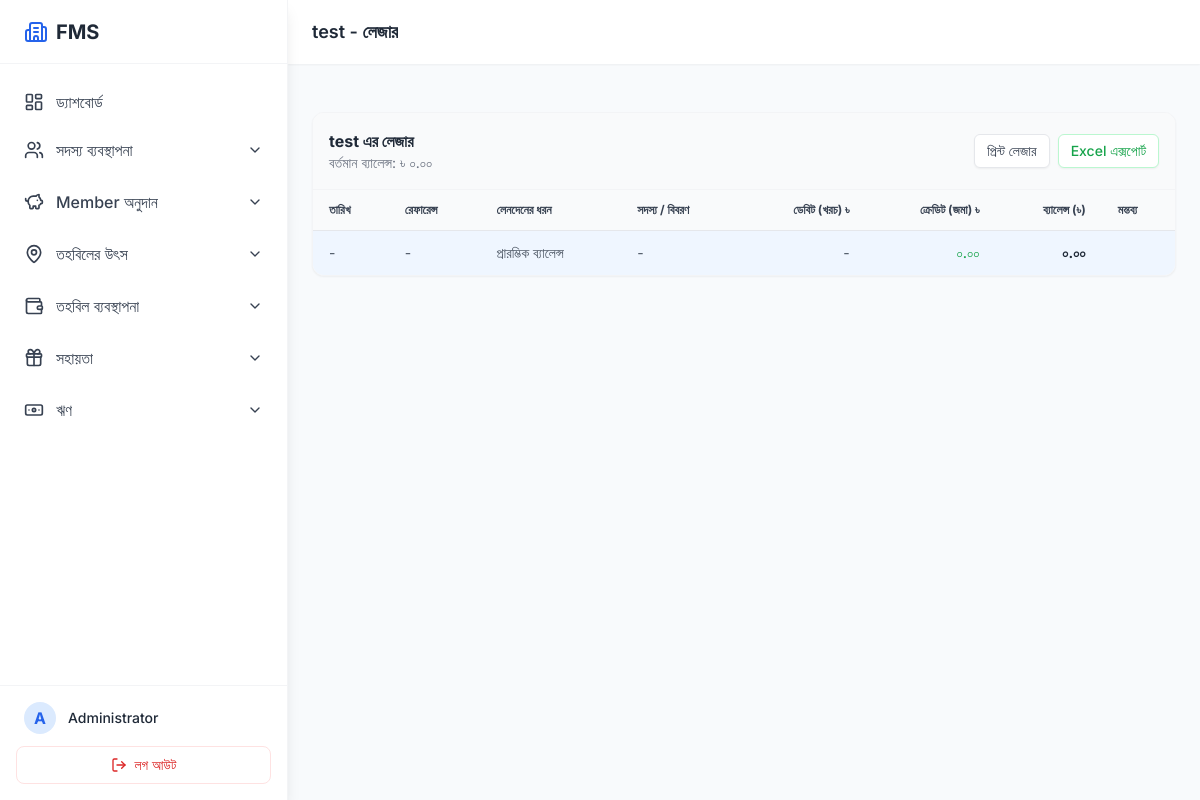
/sources/ledger/1 (signed in), run on the app's committed database.
### app.py (models this page shows)
class SystemUser(UserMixin, db.Model):
    __tablename__ = 'system_users'
    id = db.Column(db.Integer, primary_key=True)
    full_name = db.Column(db.String(150), nullable=False)
    username = db.Column(db.String(100), unique=True, nullable=False)
    password_hash = db.Column(db.String(255), nullable=False)
    phone = db.Column(db.String(20))
    status = db.Column(db.String(20), default='Active')

class FundSource(db.Model):
    __tablename__ = 'fund_sources'
    id = db.Column(db.Integer, primary_key=True)
    name = db.Column(db.String(150), unique=True, nullable=False)
    description = db.Column(db.Text)
    balance = db.Column(db.Float, default=0.0)
    opening_balance = db.Column(db.Float, default=0.0)
    funds = db.relationship('Fund', backref='source', lazy=True)
    members = db.relationship('Member', backref='fund_source', lazy=True)
    ledgers = db.relationship('FundSourceLedger', backref='fund_source', lazy=True)
    contribution_payments = db.relationship('MemberContributionPayment', backref='fund_source', lazy=True)

### app.py (the view)
@app.route('/sources/ledger/<int:id>')
@login_required
def fund_source_ledger(id):
    source = db.session.get(FundSource, id)
    ledgers = FundSourceLedger.query.filter_by(fund_source_id=id).order_by(FundSourceLedger.date.asc()).all()
    return render_template('fund_source_ledger.html', source=source, ledgers=ledgers)

### app.py (called while the page is built)
@login_manager.user_loader
def load_user(user_id):
    return db.session.get(SystemUser, int(user_id))

@app.context_processor
def inject_now():
    return {'now': datetime.utcnow()}

### templates/fund_source_ledger.html (shortened to what this page needs)
{% extends 'base.html' %}
{% block header_title %}{{ source.name }} - লেজার{% endblock %}
{% block content %}
<div class="max-w-7xl mx-auto space-y-6">
    <div class="bg-white rounded-xl shadow-sm border border-gray-100 overflow-hidden">
        <div class="p-4 border-b border-gray-100 flex flex-col md:flex-row justify-between items-center gap-4 bg-gray-50">
            <div>
                <h3 class="font-bold text-gray-800">{{ source.name }} এর লেজার</h3>
                <p class="text-sm text-gray-500">বর্তমান ব্যালেন্স: ৳ {{ "{:,.2f}".format(source.balance) }}</p>
            </div>
            <div class="flex gap-2">
                <button onclick="window.print()" class="px-3 py-1.5 bg-white border border-gray-200 text-gray-700 rounded-md text-sm font-medium hover:bg-gray-50 shadow-sm flex items-center">
                    প্রিন্ট লেজার
                </button>
                <button onclick="exportTableToCSV('fund_ledger_{{ source.id }}.csv')" class="px-3 py-1.5 bg-white border border-green-200 text-green-600 rounded-md text-sm font-medium hover:bg-green-50 shadow-sm flex items-center">
                    Excel এক্সপোর্ট
                </button>
            </div>
        </div>
        <div class="overflow-x-auto">
            <table class="w-full text-left text-sm text-gray-600" id="ledgerTable">
                <thead class="bg-gray-50 text-gray-700 text-xs uppercase font-semibold border-b">
                    <tr>
                        <th class="px-4 py-3">তারিখ</th>
                        <th class="px-4 py-3">রেফারেন্স</th>
                        <th class="px-4 py-3">লেনদেনের ধরন</th>
                        <th class="px-4 py-3">সদস্য / বিবরণ</th>
                        <th class="px-4 py-3 text-right">ডেবিট (খরচ) ৳</th>
                        <th class="px-4 py-3 text-right">ক্রেডিট (জমা) ৳</th>
                        <th class="px-4 py-3 text-right">ব্যালেন্স (৳)</th>
                        <th class="px-4 py-3">মন্তব্য</th>
                    </tr>
                </thead>
                <tbody class="divide-y divide-gray-100">
                    <tr class="bg-blue-50">
                        <td class="px-4 py-3 whitespace-nowrap">-</td>
                        <td class="px-4 py-3">-</td>
                        <td class="px-4 py-3 font-medium">প্রারম্ভিক ব্যালেন্স</td>
                        <td class="px-4 py-3">-</td>
                        <td class="px-4 py-3 text-right">-</td>
                        <td class="px-4 py-3 text-right font-medium text-green-600">{{ "{:,.2f}".format(source.opening_balance) }}</td>
                        <td class="px-4 py-3 text-right font-bold text-gray-800">{{ "{:,.2f}".format(source.opening_balance) }}</td>
                        <td class="px-4 py-3 text-xs text-gray-500"></td>
                    </tr>
                </tbody>
            </table>
        </div>
    </div>
</div>
{% endblock %}

### templates/base.html (shortened to what this page needs)
<!DOCTYPE html>
<html lang="en" class="light">
<head>
    <script src="https://cdn.tailwindcss.com"></script>
</head>
<body class="text-gray-800 flex h-screen overflow-hidden">
    {% if current_user.is_authenticated %}
    <aside id="sidebar" class="w-72 bg-white shadow-lg flex flex-col h-full sidebar border-r border-gray-100 z-50 absolute inset-y-0 left-0 transform -translate-x-full md:relative md:translate-x-0 transition duration-200 ease-in-out">
        <div class="h-16 flex items-center justify-between px-6 border-b border-gray-100 shrink-0">
            <div class="flex items-center">
                <i data-lucide="building-2" class="text-primary w-6 h-6 mr-2"></i>
                <span class="text-xl font-bold text-gray-800">FMS</span>
            </div>
        </div>
        <div class="flex-1 overflow-y-auto py-4">
            <nav class="space-y-1 px-3">
                <a href="{{ url_for('dashboard') }}" class="flex items-center px-3 py-2.5 text-gray-700 hover:bg-blue-50 hover:text-primary rounded-lg font-medium transition-colors whitespace-nowrap overflow-hidden gap-3">
                    <i data-lucide="layout-dashboard" class="w-5 h-5 flex-shrink-0"></i>
                    <span class="truncate">ড্যাশবোর্ড</span>
                </a>
                <div class="relative">
                    <button onclick="toggleMenu('member-menu', this)" class="w-full flex items-center justify-between px-3 py-2.5 text-gray-700 hover:bg-blue-50 hover:text-primary rounded-lg font-medium transition-colors">
                        <div class="flex items-center gap-3 whitespace-nowrap overflow-hidden">
                            <i data-lucide="users" class="w-5 h-5 flex-shrink-0"></i>
                            <span class="truncate">সদস্য ব্যবস্থাপনা</span>
                        </div>
                        <i data-lucide="chevron-down" class="w-4 h-4 chevron"></i>
                    </button>
                </div>
                <div class="relative">
                    <button onclick="toggleMenu('contrib-menu', this)" class="w-full flex items-center justify-between px-3 py-2.5 text-gray-700 hover:bg-blue-50 hover:text-primary rounded-lg font-medium transition-colors">
                        <div class="flex items-center gap-3 whitespace-nowrap overflow-hidden">
                            <i data-lucide="piggy-bank" class="w-5 h-5 flex-shrink-0"></i>
                            <span class="truncate">Member অনুদান</span>
                        </div>
                        <i data-lucide="chevron-down" class="w-4 h-4 chevron"></i>
                    </button>
                </div>
                <div class="relative">
                    <button onclick="toggleMenu('source-menu', this)" class="w-full flex items-center justify-between px-3 py-2.5 text-gray-700 hover:bg-blue-50 hover:text-primary rounded-lg font-medium transition-colors">
                        <div class="flex items-center gap-3 whitespace-nowrap overflow-hidden">
                            <i data-lucide="map-pin" class="w-5 h-5 flex-shrink-0"></i>
                            <span class="truncate">তহবিলের উৎস</span>
                        </div>
                        <i data-lucide="chevron-down" class="w-4 h-4 chevron"></i>
                    </button>
                </div>
                <div class="relative">
                    <button onclick="toggleMenu('fund-menu', this)" class="w-full flex items-center justify-between px-3 py-2.5 text-gray-700 hover:bg-blue-50 hover:text-primary rounded-lg font-medium transition-colors">
                        <div class="flex items-center gap-3 whitespace-nowrap overflow-hidden">
                            <i data-lucide="wallet" class="w-5 h-5 flex-shrink-0"></i>
                            <span class="truncate">তহবিল ব্যবস্থাপনা</span>
                        </div>
                        <i data-lucide="chevron-down" class="w-4 h-4 chevron"></i>
                    </button>
                </div>
                <div class="relative">
                    <button onclick="toggleMenu('assistance-menu', this)" class="w-full flex items-center justify-between px-3 py-2.5 text-gray-700 hover:bg-blue-50 hover:text-primary rounded-lg font-medium transition-colors">
                        <div class="flex items-center gap-3 whitespace-nowrap overflow-hidden">
                            <i data-lucide="gift" class="w-5 h-5 flex-shrink-0"></i>
                            <span class="truncate">সহায়তা</span>
                        </div>
                        <i data-lucide="chevron-down" class="w-4 h-4 chevron"></i>
                    </button>
                </div>
                <div class="relative">
                    <button onclick="toggleMenu('loan-menu', this)" class="w-full flex items-center justify-between px-3 py-2.5 text-gray-700 hover:bg-blue-50 hover:text-primary rounded-lg font-medium transition-colors">
                        <div class="flex items-center gap-3 whitespace-nowrap overflow-hidden">
                            <i data-lucide="banknote" class="w-5 h-5 flex-shrink-0"></i>
                            <span class="truncate">ঋণ</span>
                        </div>
                        <i data-lucide="chevron-down" class="w-4 h-4 chevron"></i>
                    </button>
                </div>
            </nav>
        </div>
        <div class="p-4 border-t border-gray-100">
            <div class="flex items-center mb-3 px-2">
                <div class="w-8 h-8 rounded-full bg-blue-100 text-primary flex items-center justify-center font-bold mr-3">
                    {{ current_user.full_name[0] if current_user.full_name else "U" }}
                </div>
                <div>
                    <p class="text-sm font-medium text-gray-800">{{ current_user.full_name }}</p>
                </div>
            </div>
            <a href="{{ url_for('logout') }}" class="flex items-center justify-center w-full px-4 py-2 text-sm text-red-600 hover:bg-red-50 rounded-lg transition-colors border border-red-100">
                <i data-lucide="log-out" class="w-4 h-4 mr-2"></i> লগ আউট
            </a>
        </div>
    </aside>
    {% endif %}
    <main class="flex-1 flex flex-col h-screen overflow-hidden relative">
        {% if current_user.is_authenticated %}
        <header class="h-16 bg-white shadow-sm flex items-center px-6 z-10 w-full shrink-0">
            <h1 class="text-lg font-semibold text-gray-800 truncate">{% block header_title %}ড্যাশবোর্ড{% endblock %}</h1>
        </header>
        {% endif %}
        <div class="flex-1 overflow-y-auto p-6">
            {% block content %}{% endblock %}
        </div>
    </main>
</body>
</html>

### templates/base.html (style rules this page uses)
body { font-family: 'Inter', sans-serif; background-color: #f8fafc; }
.sidebar { transition: all 0.3s; }
.chevron { transition: transform 0.3s; }

### data on the page
SystemUser: full_name "A", full_name "Administrator"
FundSource: name "test", balance "০.০০", opening_balance "০.০০"
